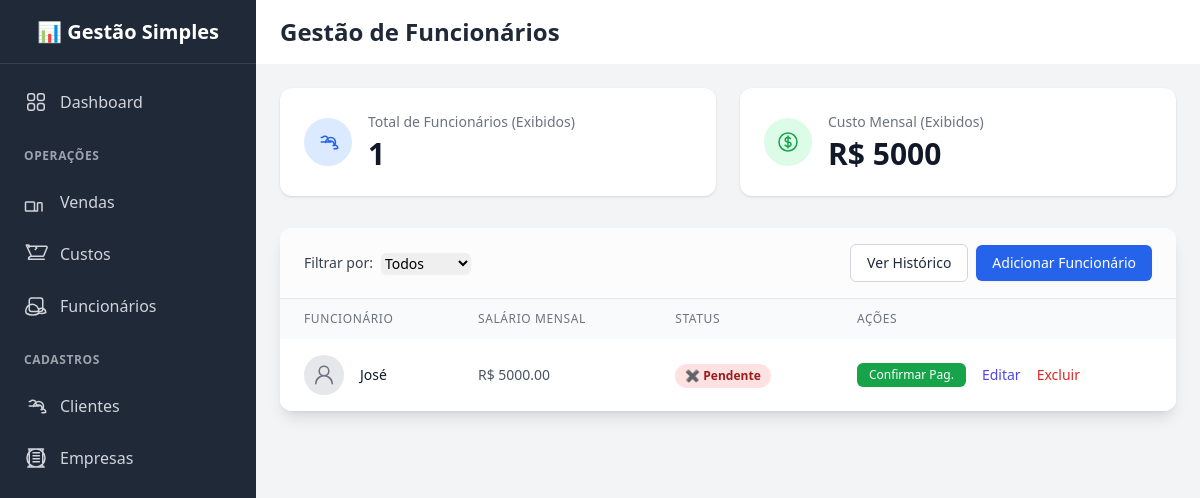
The page /funcionarios/ on the database as committed earlier.
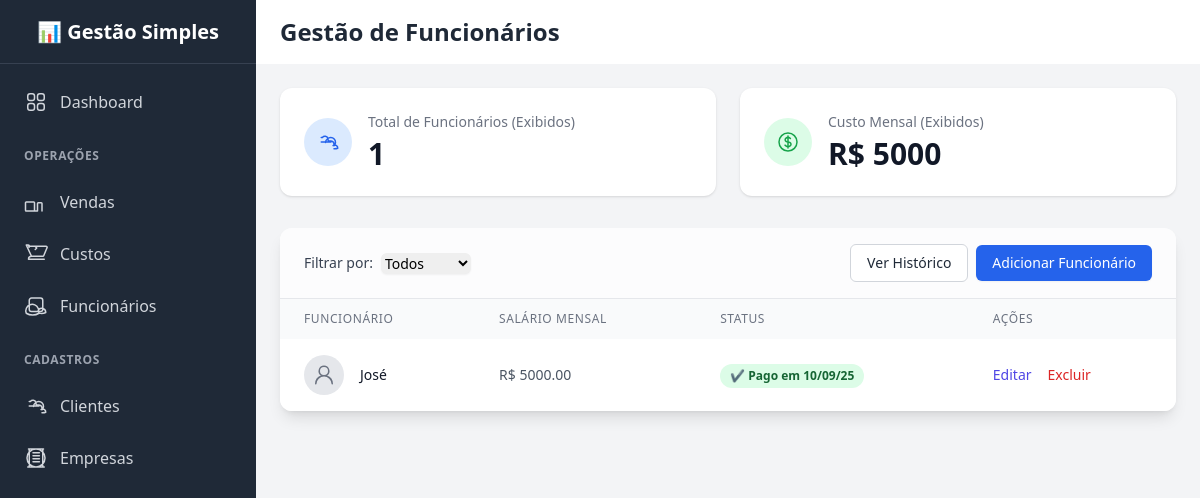
The same page on the database as committed later.
### core/models.py (models this page shows, shortened)
class Funcionario(models.Model):
    nome = models.CharField(max_length=200, verbose_name="Nome do Funcionário")
    salario = models.DecimalField(max_digits=10, decimal_places=2, verbose_name="Salário Mensal")
    pagamento_efetuado = models.BooleanField(default=False, verbose_name="Salário Pago no Mês?")
    data_pagamento = models.DateField(null=True, blank=True, verbose_name="Data de Pagamento")
    class Meta:
        verbose_name = "Funcionário"
        verbose_name_plural = "Funcionários"
        ordering = ['nome']

### core/views.py (the view)
# urls.py: path('funcionarios/', FuncionarioListView.as_view(), name='funcionario-list'),
class FuncionarioListView(ListView):
    model = Funcionario
    template_name = 'core/funcionario_list.html'
    context_object_name = 'funcionarios'
    def get_queryset(self):
        queryset = super().get_queryset()
        self.status = self.request.GET.get('status', 'todos')
        if self.status == 'pago':
            queryset = queryset.filter(pagamento_efetuado=True)
        elif self.status == 'pendente':
            queryset = queryset.filter(pagamento_efetuado=False)
        return queryset
    def get_context_data(self, **kwargs):
        context = super().get_context_data(**kwargs)
        funcionarios_filtrados = context['object_list']
        total_funcionarios = funcionarios_filtrados.count()
        custo_total_qs = funcionarios_filtrados.aggregate(custo_total=Sum('salario'))
        custo_total = custo_total_qs['custo_total'] or 0
        context['total_funcionarios'] = total_funcionarios
        context['custo_mensal_total'] = custo_total
        context['status_ativo'] = self.status # Envia o status para o template
        return context

### core/templates/core/funcionario_list.html (shortened to what this page needs)
{% extends "base.html" %}
{% load l10n %}
{% block header_title %}Gestão de Funcionários{% endblock %}
{% block content %}
<div class="grid grid-cols-1 md:grid-cols-2 gap-6 mb-8">
    <div class="bg-white p-6 rounded-xl shadow flex items-center space-x-4">
        <div class="bg-blue-100 p-3 rounded-full">
        </div>
        <div>
            <h3 class="text-sm font-medium text-gray-500">Total de Funcionários (Exibidos)</h3>
            <p class="mt-1 text-3xl font-semibold text-gray-900">{{ total_funcionarios }}</p>
        </div>
    </div>
    <div class="bg-white p-6 rounded-xl shadow flex items-center space-x-4">
        <div class="bg-green-100 p-3 rounded-full">
        </div>
        <div>
            <h3 class="text-sm font-medium text-gray-500">Custo Mensal (Exibidos)</h3>
            <p class="mt-1 text-3xl font-semibold text-gray-900">R$ {{ custo_mensal_total|localize }}</p>
        </div>
    </div>
</div>
<div class="bg-white shadow-lg rounded-xl overflow-hidden">
    <div class="px-6 py-4 flex flex-col sm:flex-row justify-between items-center gap-4 border-b border-gray-200 bg-gray-50/50">
        <form method="GET" class="flex items-center gap-2">
            <label for="status" class="text-sm font-medium text-gray-700">Filtrar por:</label>
            <select name="status" id="status" onchange="this.form.submit()" class="rounded-md border-gray-300 shadow-sm focus:border-indigo-300 focus:ring focus:ring-indigo-200 focus:ring-opacity-50 text-sm">
                <option value="todos" {% if status_ativo == 'todos' %}selected{% endif %}>Todos</option>
            </select>
        </form>
        <div class="flex items-center gap-2">
            <a href="{% url 'historico-pagamentos' %}" class="px-4 py-2 bg-white border border-gray-300 text-gray-800 text-sm font-medium rounded-md hover:bg-gray-50 transition-colors">
                Ver Histórico
            </a>
            <a href="{% url 'funcionario-create' %}" class="px-4 py-2 bg-blue-600 text-white text-sm font-medium rounded-md hover:bg-blue-700 transition-colors shadow-sm">
                Adicionar Funcionário
            </a>
        </div>
    </div>
    <div class="overflow-x-auto">
        <table class="min-w-full">
            <thead class="bg-gray-50">
                <tr>
                    <th scope="col" class="px-6 py-3 text-left text-xs font-medium text-gray-500 uppercase tracking-wider">Funcionário</th>
                    <th scope="col" class="px-6 py-3 text-left text-xs font-medium text-gray-500 uppercase tracking-wider">Salário Mensal</th>
                    <th scope="col" class="px-6 py-3 text-left text-xs font-medium text-gray-500 uppercase tracking-wider">Status</th>
                    <th scope="col" class="px-6 py-3 text-left text-xs font-medium text-gray-500 uppercase tracking-wider">Ações</th>
                </tr>
            </thead>
            <tbody class="bg-white divide-y divide-gray-200">
                {% for funcionario in funcionarios %}
                <tr class="hover:bg-gray-50 transition-colors">
                    <td class="px-6 py-4 whitespace-nowrap">
                        <div class="flex items-center">
                            <div class="flex-shrink-0 h-10 w-10 flex items-center justify-center bg-gray-200 rounded-full">
                            </div>
                            <div class="ml-4">
                                <div class="text-sm font-medium text-gray-900">{{ funcionario.nome }}</div>
                            </div>
                        </div>
                    </td>
                    <td class="px-6 py-4 whitespace-nowrap text-sm text-gray-600">R$ {{ funcionario.salario|localize }}</td>
                    <td class="px-6 py-4 whitespace-nowrap">
                        {% if funcionario.pagamento_efetuado %}
                            <span class="px-2.5 py-0.5 inline-flex text-xs leading-5 font-semibold rounded-full bg-green-100 text-green-800">
                                ✔ Pago em {{ funcionario.data_pagamento|date:"d/m/y" }}
                            </span>
                        {% else %}
                            <span class="px-2.5 py-0.5 inline-flex text-xs leading-5 font-semibold rounded-full bg-red-100 text-red-800">
                                ✖ Pendente
                            </span>
                        {% endif %}
                    </td>
                    <td class="px-6 py-4 whitespace-nowrap text-sm font-medium">
                        <div class="flex items-center space-x-4">
                            {% if not funcionario.pagamento_efetuado %}
                                <form action="{% url 'confirmar-pagamento' funcionario.pk %}" method="POST" class="inline">
                                    <button type="submit" class="px-3 py-1 text-xs font-medium text-white bg-green-600 rounded-md hover:bg-green-700">
                                        Confirmar Pag.
                                    </button>
                                </form>
                            {% endif %}
                            <a href="{% url 'funcionario-update' funcionario.pk %}" class="text-indigo-600 hover:text-indigo-900">Editar</a>
                            <a href="{% url 'funcionario-delete' funcionario.pk %}" class="text-red-600 hover:text-red-900">Excluir</a>
                        </div>
                    </td>
                </tr>
                {% empty %}
                <tr>
                    <td colspan="4" class="text-center py-16">
                         </td>
                </tr>
                {% endfor %}
            </tbody>
        </table>
    </div>
</div>
{% endblock %}

### core/templates/base.html (shortened to what this page needs)
<!DOCTYPE html>
<html lang="pt-br">
<head>
    <script src="https://cdn.tailwindcss.com"></script>
</head>
<body class="bg-gray-100 font-sans antialiased">
    <div class="flex h-screen">
        <aside class="w-64 flex-shrink-0 bg-sidebar-bg text-sidebar-text flex flex-col">
            <div class="h-16 flex items-center justify-center border-b border-gray-700">
                <a href="{% url 'dashboard' %}" class="text-white text-xl font-bold">📊 Gestão Simples</a>
            </div>
            <nav class="flex-1 px-2 py-4 space-y-2">
                <a href="{% url 'dashboard' %}" class="flex items-center px-4 py-2.5 rounded-md hover:bg-sidebar-hover transition-colors duration-200">
                    <span>Dashboard</span>
                </a>
                <h3 class="px-4 pt-4 pb-2 text-xs font-semibold text-gray-400 uppercase tracking-wider">Operações</h3>
                <a href="{% url 'saida-list' %}" class="flex items-center px-4 py-2.5 rounded-md hover:bg-sidebar-hover transition-colors duration-200">
                    <span>Vendas</span>
                </a>
                <a href="{% url 'entrada-list' %}" class="flex items-center px-4 py-2.5 rounded-md hover:bg-sidebar-hover transition-colors duration-200">
                    <span>Custos</span>
                </a>
                <a href="{% url 'funcionario-list' %}" class="flex items-center px-4 py-2.5 rounded-md hover:bg-sidebar-hover transition-colors duration-200">
                    <span>Funcionários</span>
                </a>
                <h3 class="px-4 pt-4 pb-2 text-xs font-semibold text-gray-400 uppercase tracking-wider">Cadastros</h3>
                <a href="{% url 'cliente-list' %}" class="flex items-center px-4 py-2.5 rounded-md hover:bg-sidebar-hover transition-colors duration-200">
                    <span>Clientes</span>
                </a>
                <a href="{% url 'empresa-list' %}" class="flex items-center px-4 py-2.5 rounded-md hover:bg-sidebar-hover transition-colors duration-200">
                    <span>Empresas</span>
                </a>
            </nav>
        </aside>
        <div class="flex-1 flex flex-col overflow-hidden">
            <header class="bg-white shadow-sm h-16 flex items-center justify-between px-6">
                <h1 class="text-2xl font-semibold text-gray-800">{% block header_title %}Dashboard{% endblock %}</h1>
                </header>
            <main class="flex-1 overflow-x-hidden overflow-y-auto bg-gray-100 p-6">
                {% block content %}
                {% endblock %}
            </main>
        </div>
    </div>
</body>
</html>

Rows that differ between the two databases and show on the page:
changed Funcionario "José": data_pagamento (not shown) → "10/09/25"; pagamento_efetuado "✖ Pendente Confirmar Pag." → "✔ Pago em"
